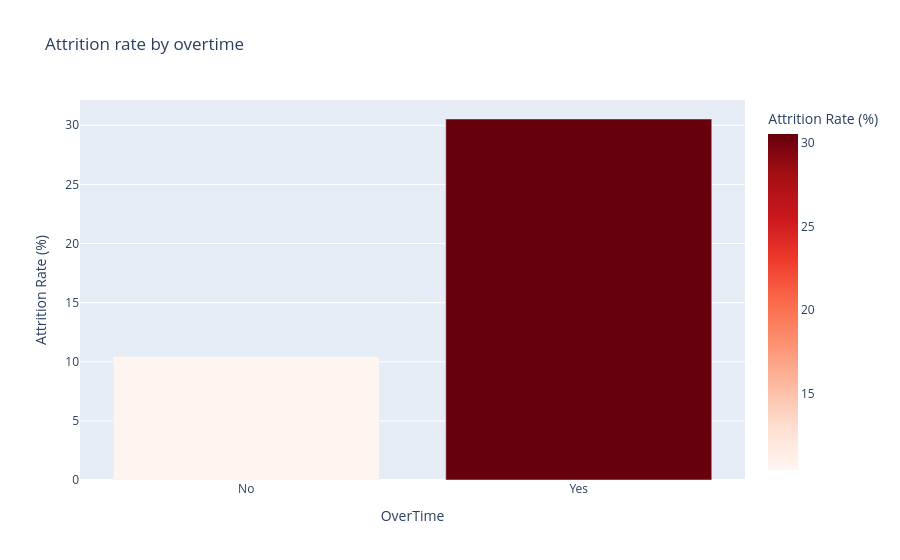

Notebook code cell kept with this figure:
### Code cell
overtime = df.groupby('OverTime')['Attrition'].apply(
    lambda x: (x == 'Yes').sum() / len(x) * 100
).reset_index()
overtime.columns = ['OverTime', 'Attrition Rate (%)']

fig2 = px.bar(overtime, x='OverTime', y='Attrition Rate (%)',
              title='Attrition rate by overtime',
              color='Attrition Rate (%)', color_continuous_scale='Reds')
fig2.show()

### Figure 1 — Plotly figure (JSON) as saved in the notebook; plotly's stock layout.template omitted (floating-point values rounded to 4 significant figures)
{"data": [{"hovertemplate": "OverTime=%{x}<br>Attrition Rate (%)=%{marker.color}<extra></extra>", "legendgroup": "", "marker": {"color": [10.44, 30.53], "coloraxis": "coloraxis", "pattern": {"shape": ""}}, "name": "", "orientation": "v", "showlegend": false, "textposition": "auto", "type": "bar", "x": ["No", "Yes"], "xaxis": "x", "y": [10.44, 30.53], "yaxis": "y"}], "layout": {"barmode": "relative", "coloraxis": {"colorbar": {"title": {"text": "Attrition Rate (%)"}}, "colorscale": [[0, "rgb(255,245,240)"], [0.125, "rgb(254,224,210)"], [0.25, "rgb(252,187,161)"], [0.375, "rgb(252,146,114)"], [0.5, "rgb(251,106,74)"], [0.625, "rgb(239,59,44)"], [0.75, "rgb(203,24,29)"], [0.875, "rgb(165,15,21)"], [1, "rgb(103,0,13)"]]}, "legend": {"tracegroupgap": 0}, "title": {"text": "Attrition rate by overtime"}, "xaxis": {"anchor": "y", "domain": [0, 1], "title": {"text": "OverTime"}}, "yaxis": {"anchor": "x", "domain": [0, 1], "title": {"text": "Attrition Rate (%)"}}}}
